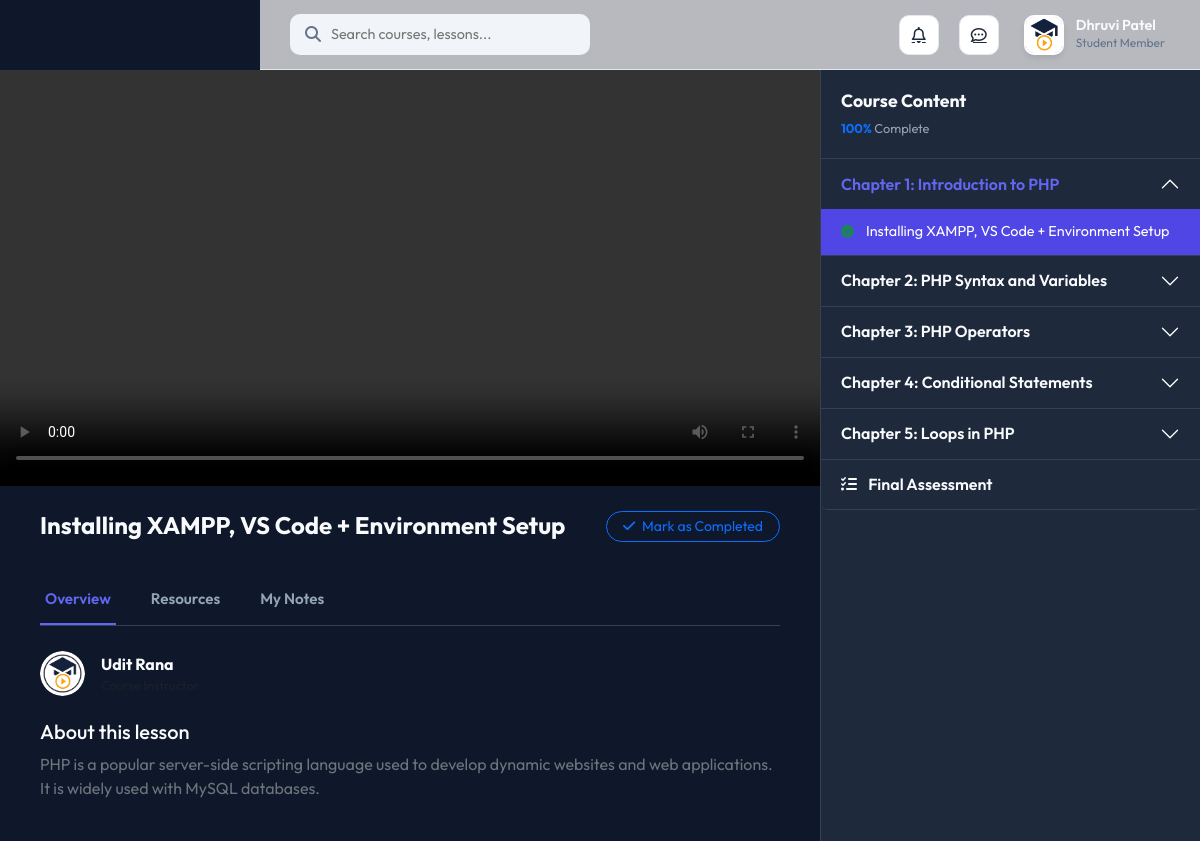
Page /student/learn.php?id=9 (signed in) on the committed database.
### tables this page shows
CREATE TABLE `user_master` (
  `user_id` int(200) NOT NULL,
  `user_name` varchar(200) NOT NULL,
  `user_email` varchar(200) NOT NULL,
  `user_contact_number` bigint(200) NOT NULL,
  `user_password` varchar(200) NOT NULL,
  `user_profile_photo` varchar(200) NOT NULL DEFAULT 'assets/img/EduCat (4).png',
  `role` int(10) NOT NULL,
  `user_status` tinyint(1) DEFAULT 1,
  `isVerified` int(10) NOT NULL,
  `isActive` int(10) NOT NULL,
  `registration_date` varchar(200) NOT NULL
);

CREATE TABLE `videos_master` (
  `video_id` int(200) NOT NULL,
  `video_name` varchar(200) NOT NULL,
  `video_path` varchar(200) NOT NULL,
  `video_plays` int(200) NOT NULL,
  `video_of_chapter` int(200) NOT NULL
);

CREATE TABLE `course_master` (
  `course_id` int(200) NOT NULL,
  `course_name` varchar(200) NOT NULL,
  `course_image` varchar(200) NOT NULL DEFAULT 'assets/img/notfound.png',
  `course_instructor` int(200) NOT NULL,
  `course_description` varchar(255) NOT NULL,
  `course_language` int(200) NOT NULL,
  `course_price` int(200) NOT NULL,
  `course_discount` int(255) NOT NULL DEFAULT 0,
  `course_category` varchar(200) NOT NULL,
  `course_chapters` int(200) NOT NULL DEFAULT 0,
  `course_demo_lecture` varchar(255) NOT NULL,
  `course_videos` int(200) NOT NULL,
  `course_approved_by_admin` int(200) NOT NULL,
  `course_status` tinyint(1) DEFAULT 1,
  `course_purchases` int(200) NOT NULL,
  `course_lanuched_on` varchar(200) NOT NULL,
  `course_last_updated_on` varchar(200) NOT NULL,
  `course_completion_number` int(200) NOT NULL,
  `course_rating` int(11) NOT NULL
);

CREATE TABLE `purchased_course_master` (
  `pcm_id` int(200) NOT NULL,
  `course_id` int(200) NOT NULL,
  `user_id` int(200) NOT NULL,
  `payment_amount` int(255) NOT NULL,
  `original_price` int(255) NOT NULL,
  `discount_given` int(255) NOT NULL,
  `purchase_date` varchar(200) NOT NULL,
  `course_favorite` int(10) NOT NULL DEFAULT 0,
  `course_progress` int(255) NOT NULL DEFAULT 0,
  `transaction_id` varchar(200) NOT NULL,
  `course_completed` int(255) NOT NULL,
  `course_rating` int(255) NOT NULL DEFAULT 0
);

CREATE TABLE `course_chapter_list` (
  `course_chapter_id` int(200) NOT NULL,
  `course_chapter_name` longtext NOT NULL,
  `course_chapter_description` varchar(255) NOT NULL,
  `course_id` int(200) NOT NULL,
  `chapter_total_videos` int(200) NOT NULL DEFAULT 0
);

### student/learn.php (the view, shortened to what this page needs)
<?php
include 'header.php';
$course_id = $_GET['id'];
$val_query = "SELECT * FROM purchased_course_master WHERE user_id = $user_id AND course_id = $course_id";
$val_res = mysqli_query($conn, $val_query);
$enrollment_data = mysqli_fetch_assoc($val_res);
$course_query = "SELECT c.*, u.user_name as instructor_name FROM course_master c JOIN user_master u ON c.course_instructor = u.user_id WHERE c.course_id = $course_id";
$course_res = mysqli_query($conn, $course_query);
$course = mysqli_fetch_assoc($course_res);
$lessons = [];
$chapters_query = "SELECT * FROM course_chapter_list WHERE course_id = $course_id ORDER BY course_chapter_id ASC";
$chapters_res = mysqli_query($conn, $chapters_query);
while ($chapter = mysqli_fetch_assoc($chapters_res)) {
    $chap_id = $chapter['course_chapter_id'];
    $videos_query = "SELECT * FROM videos_master WHERE video_of_chapter = $chap_id ORDER BY video_id ASC";
    $videos_res = mysqli_query($conn, $videos_query);
    $chap_videos = [];
    while ($video = mysqli_fetch_assoc($videos_res)) {
        $vid_id = $video['video_id'];
        $prog_query = "SELECT * FROM lesson_progress WHERE user_id = $user_id AND lesson_id = $vid_id";
        $prog_res = mysqli_query($conn, $prog_query);
        $video['is_completed'] = (mysqli_num_rows($prog_res) > 0);
        $chap_videos[] = $video;
    }
    $chapter['videos'] = $chap_videos;
    $lessons[] = $chapter;
}
$current_video_id = isset($_GET['videoId']) ? $_GET['videoId'] : null;
$current_video = null;
if (!$current_video_id && !empty($lessons) && !empty($lessons[0]['videos'])) {
    $current_video = $lessons[0]['videos'][0];
    $current_video_id = $current_video['video_id'];
} elseif ($current_video_id) {
    $cv_query = "SELECT * FROM videos_master WHERE video_id = $current_video_id";
    $cv_res = mysqli_query($conn, $cv_query);
    $current_video = mysqli_fetch_assoc($cv_res);
}
?>
<div class="player-container">
    <div class="main-player-area">
        <?php if ($current_video): ?>
            <div class="video-wrapper">
                <video id="courseVideo" controls controlsList="nodownload">
                    <source src="../<?php echo $current_video['video_path']; ?>" type="video/mp4">
                </video>
            </div>
            <div class="lesson-meta">
                <div class="d-flex justify-content-between align-items-start mb-3">
                    <h2><?php echo $current_video['video_name']; ?></h2>
                    <button class="btn btn-outline-primary btn-sm rounded-pill px-3" id="markCompleteBtn">
                        <i class="fa-solid fa-check me-1"></i> Mark as Completed
                    </button>
                </div>
                <div class="tabs-nav">
                    <div class="tab-item active" data-tab="overview">Overview</div>
                    <div class="tab-item" data-tab="resources">Resources</div>
                    <div class="tab-item" data-tab="notes">My Notes</div>
                </div>
                <div id="overview" class="tab-content-panel active">
                    <div class="instructor-box d-flex align-items-center gap-3 mb-4">
                        <img src="../assets/img/EduCat (4)_rm.png" alt="Instructor" style="width: 45px; height: 45px; border-radius: 50%;">
                        <div>
                            <p class="mb-0 fw-bold"><?php echo $course['instructor_name']; ?></p>
                            <p class="mb-0 text-muted" style="font-size: 0.8rem;">Course Instructor</p>
                        </div>
                    </div>
                    <h5>About this lesson</h5>
                    <p class="text-secondary"><?php echo $course['course_description']; ?></p>
                </div>
            </div>
        <?php endif; ?>
    </div>
    <div class="sidebar-curriculum">
        <div class="sidebar-header">
            <h5>Course Content</h5>
            <div class="mt-2" style="font-size: 0.8rem; color: #94a3b8;">
                <span class="text-primary fw-bold"><?php echo $enrollment_data['course_progress']; ?>%</span> Complete
            </div>
        </div>
        <div class="accordion" id="curriculumAccordion">
            <?php foreach ($lessons as $index => $chap): ?>
                <div class="accordion-item">
                    <h2 class="accordion-header">
                        <button class="accordion-button <?php echo $index == 0 ? '' : 'collapsed'; ?>" type="button" data-bs-toggle="collapse" data-bs-target="#chap<?php echo $chap['course_chapter_id']; ?>">
                            Chapter <?php echo $index + 1; ?>: <?php echo $chap['course_chapter_name']; ?>
                        </button>
                    </h2>
                    <div id="chap<?php echo $chap['course_chapter_id']; ?>" class="accordion-collapse collapse <?php echo $index == 0 ? 'show' : ''; ?>" data-bs-parent="#curriculumAccordion">
                        <div class="accordion-body p-0">
                            <?php foreach ($chap['videos'] as $vid): ?>
                                <a href="?id=<?php echo $course_id; ?>&videoId=<?php echo $vid['video_id']; ?>" class="lesson-item <?php echo $vid['video_id'] == $current_video_id ? 'active' : ''; ?>">
                                    <?php if ($vid['is_completed']): ?>
                                        <i class="fa-solid fa-circle-check text-success status-icon"></i>
                                    <?php else: ?>
                                        <i class="fa-regular fa-circle status-icon"></i>
                                    <?php endif; ?>
                                    <span><?php echo $vid['video_name']; ?></span>
                                </a>
                            <?php endforeach; ?>
                        </div>
                    </div>
                </div>
            <?php endforeach; ?>
            <div class="accordion-item">
                <h2 class="accordion-header">
                    <a href="quiz.php?course_id=<?php echo $course_id; ?>" class="accordion-button collapsed text-decoration-none" style="display: block;">
                        <i class="fa-solid fa-list-check me-2"></i> Final Assessment
                    </a>
                </h2>
            </div>
        </div>
    </div>
</div>
<?php include 'footer.php'; ?>

### student/header.php (shortened to what this page needs)
<?php
require_once '../includes/scripts/connection.php';
$user_id = $_SESSION['educat_logedin_user_id'];
$query = "SELECT * FROM user_master WHERE user_id = $user_id";
$result = mysqli_query($conn, $query);
$userdata = mysqli_fetch_assoc($result);
?>
<!DOCTYPE html>
<html lang="en">
<head>
    <link rel="stylesheet" href="https://cdnjs.cloudflare.com/ajax/libs/font-awesome/6.4.0/css/all.min.css">
    <link href="https://cdn.jsdelivr.net/npm/bootstrap@5.3.0/dist/css/bootstrap.min.css" rel="stylesheet">
</head>
<body>
    <header class="student-header">
        <div class="header-left">
            <div class="search-bar">
                <i class="fa fa-search"></i>
                <input type="text" placeholder="Search courses, lessons...">
            </div>
        </div>
        <div class="header-right">
            <a href="notifications.php" class="icon-btn">
                <i class="fa-regular fa-bell"></i>
            </a>
            <a href="messages.php" class="icon-btn">
                <i class="fa-regular fa-comment-dots"></i>
            </a>
            <div class="dropdown">
                <div class="user-profile" data-bs-toggle="dropdown">
                    <img src="../<?php echo $userdata['user_profile_photo']; ?>" alt="Profile">
                    <div class="user-info d-none d-sm-block">
                        <h6><?php echo $userdata['user_name']; ?></h6>
                        <p>Student Member</p>
                    </div>
                </div>
            </div>
        </div>
    </header>

### student/header.php (style rules this page uses)
:root { --primary-color: #6366f1; --primary-hover: #4f46e5; --bg-color: #f8fafc; --sidebar-bg: #ffffff; --text-main: #1e293b; --text-muted: #64748b; --border-color: #e2e8f0; --glass-bg: rgba(255, 255, 255, 0.7); --glass-border: rgba(255, 255, 255, 0.3); }
body { font-family: 'Outfit', sans-serif; background-color: var(--bg-color); color: var(--text-main); overflow-x: hidden; }
.student-header { position: fixed; top: 0; right: 0; left: 260px; height: 70px; background: var(--glass-bg); backdrop-filter: blur(10px); border-bottom: 1px solid var(--border-color); z-index: 1000; transition: all 0.3s ease; display: flex; align-items: center; padding: 0 30px; justify-content: space-between; }
.header-left { display: flex; align-items: center; gap: 15px; }
.header-right { display: flex; align-items: center; gap: 20px; }
.search-bar { background: #f1f5f9; border-radius: 10px; padding: 5px 15px; display: flex; align-items: center; width: 300px; }
.search-bar i { color: var(--text-muted); }
.search-bar input { background: transparent; border: none; padding: 5px 10px; width: 100%; outline: none; font-size: 0.9rem; }
.icon-btn { position: relative; cursor: pointer; width: 40px; height: 40px; display: flex; align-items: center; justify-content: center; border-radius: 10px; background: #ffffff; border: 1px solid var(--border-color); transition: all 0.2s; color: var(--text-main); }
.user-profile { display: flex; align-items: center; gap: 12px; cursor: pointer; padding: 5px; border-radius: 12px; transition: all 0.2s; }
.user-profile img { width: 40px; height: 40px; border-radius: 10px; object-fit: cover; border: 2px solid white; box-shadow: 0 4px 6px -1px rgba(0, 0, 0, 0.1); }
.user-info h6 { margin: 0; font-weight: 600; font-size: 0.9rem; }
.user-info p { margin: 0; font-size: 0.75rem; color: var(--text-muted); }

### student/learn.php (style rules this page uses)
body { background-color: #0f172a; color: #f8fafc; }
.player-container { display: flex; height: calc(100vh - 70px); margin-top: 70px; overflow: hidden; }
.main-player-area { flex: 1; overflow-y: auto; padding: 0; background: #020617; }
.sidebar-curriculum { width: 380px; background: #1e293b; border-left: 1px solid #334155; overflow-y: auto; display: flex; flex-direction: column; }
.video-wrapper { width: 100%; max-height: 65vh; background: black; position: relative; }
video { width: 100%; height: 100%; max-height: 65vh; outline: none; }
.lesson-meta { padding: 25px 40px; background: #0f172a; }
.lesson-meta h2 { font-weight: 700; font-size: 1.5rem; margin-bottom: 20px; }
.tabs-nav { display: flex; gap: 30px; border-bottom: 1px solid #334155; margin-bottom: 25px; }
.tab-item { padding: 12px 5px; cursor: pointer; color: #94a3b8; font-weight: 600; font-size: 0.95rem; border-bottom: 2px solid transparent; transition: all 0.2s; }
.tab-item.active { color: #6366f1; border-bottom-color: #6366f1; }
.tab-content-panel { display: none; }
.tab-content-panel.active { display: block; }
.sidebar-header { padding: 20px; background: #1e293b; border-bottom: 1px solid #334155; }
.sidebar-header h5 { margin: 0; font-weight: 700; font-size: 1.1rem; }
.accordion-item { background: transparent !important; border: none !important; border-bottom: 1px solid #334155 !important; }
.accordion-button { background: #1e293b !important; color: #f8fafc !important; font-weight: 600 !important; padding: 15px 20px !important; box-shadow: none !important; }
.accordion-button:not(.collapsed) { background: #1e293b !important; color: #6366f1 !important; }
.accordion-button::after { filter: brightness(0) invert(1); }
.lesson-item { padding: 12px 20px 12px 45px; display: flex; align-items: center; gap: 12px; color: #cbd5e1; text-decoration: none; font-size: 0.9rem; transition: all 0.2s; position: relative; }
.lesson-item.active { background: #4f46e5; color: white; }
.lesson-item i.status-icon { position: absolute; left: 20px; font-size: 0.8rem; }

### rows in the picture
user_master: user_profile_photo (picture), user_name "Dhruvi Patel"
videos_master: video_name "Installing XAMPP, VS Code + Environment Setup"
course_master: user_master.user_name "Udit Rana", course_description "PHP is a popular server-side scripting language used to develop dynamic websites and web applications. It is widely used with MySQL databases."
purchased_course_master: course_progress "100"
course_chapter_list: course_chapter_name "Introduction to PHP"
course_chapter_list: course_chapter_name "PHP Syntax and Variables"
course_chapter_list: course_chapter_name "PHP Operators"
course_chapter_list: course_chapter_name "Conditional Statements"
course_chapter_list: course_chapter_name "Loops in PHP"
